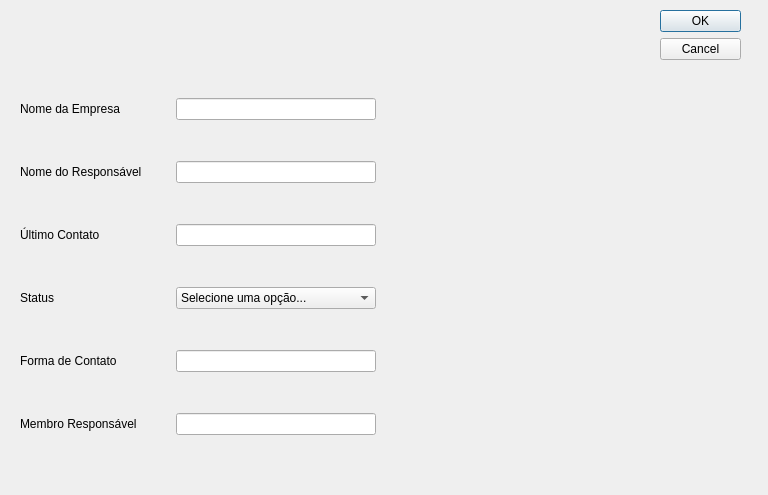
<?xml version="1.0" encoding="UTF-8"?>
<ui version="4.0">
 <class>create_lead</class>
 <widget class="QDialog" name="create_lead">
  <property name="geometry">
   <rect>
    <x>0</x>
    <y>0</y>
    <width>768</width>
    <height>495</height>
   </rect>
  </property>
  <property name="windowTitle">
   <string>Dialog</string>
  </property>
  <widget class="QDialogButtonBox" name="buttonBox">
   <property name="geometry">
    <rect>
     <x>660</x>
     <y>10</y>
     <width>81</width>
     <height>241</height>
    </rect>
   </property>
   <property name="orientation">
    <enum>Qt::Vertical</enum>
   </property>
   <property name="standardButtons">
    <set>QDialogButtonBox::Cancel|QDialogButtonBox::Ok</set>
   </property>
  </widget>
  <widget class="QWidget" name="">
   <property name="geometry">
    <rect>
     <x>20</x>
     <y>63</y>
     <width>684</width>
     <height>411</height>
    </rect>
   </property>
   <layout class="QVBoxLayout" name="verticalLayout">
    <item>
     <layout class="QHBoxLayout" name="horizontalLayout">
      <item>
       <widget class="QLabel" name="label">
        <property name="minimumSize">
         <size>
          <width>150</width>
          <height>0</height>
         </size>
        </property>
        <property name="text">
         <string>Nome da Empresa</string>
        </property>
       </widget>
      </item>
      <item>
       <widget class="QLineEdit" name="lineEdit">
        <property name="minimumSize">
         <size>
          <width>200</width>
          <height>0</height>
         </size>
        </property>
        <property name="maximumSize">
         <size>
          <width>200</width>
          <height>16777215</height>
         </size>
        </property>
       </widget>
      </item>
      <item>
       <spacer name="horizontalSpacer_5">
        <property name="orientation">
         <enum>Qt::Horizontal</enum>
        </property>
        <property name="sizeHint" stdset="0">
         <size>
          <width>40</width>
          <height>20</height>
         </size>
        </property>
       </spacer>
      </item>
     </layout>
    </item>
    <item>
     <layout class="QHBoxLayout" name="horizontalLayout_2">
      <item>
       <widget class="QLabel" name="label_2">
        <property name="minimumSize">
         <size>
          <width>150</width>
          <height>0</height>
         </size>
        </property>
        <property name="text">
         <string>Nome do Responsável</string>
        </property>
       </widget>
      </item>
      <item>
       <widget class="QLineEdit" name="lineEdit_2">
        <property name="minimumSize">
         <size>
          <width>200</width>
          <height>0</height>
         </size>
        </property>
        <property name="maximumSize">
         <size>
          <width>200</width>
          <height>16777215</height>
         </size>
        </property>
       </widget>
      </item>
      <item>
       <spacer name="horizontalSpacer_3">
        <property name="orientation">
         <enum>Qt::Horizontal</enum>
        </property>
        <property name="sizeHint" stdset="0">
         <size>
          <width>40</width>
          <height>20</height>
         </size>
        </property>
       </spacer>
      </item>
     </layout>
    </item>
    <item>
     <layout class="QHBoxLayout" name="horizontalLayout_6">
      <item>
       <widget class="QLabel" name="label_6">
        <property name="minimumSize">
         <size>
          <width>150</width>
          <height>0</height>
         </size>
        </property>
        <property name="text">
         <string>Último Contato</string>
        </property>
       </widget>
      </item>
      <item>
       <widget class="QLineEdit" name="lineEdit_3">
        <property name="maximumSize">
         <size>
          <width>200</width>
          <height>16777215</height>
         </size>
        </property>
       </widget>
      </item>
      <item>
       <spacer name="horizontalSpacer_4">
        <property name="orientation">
         <enum>Qt::Horizontal</enum>
        </property>
        <property name="sizeHint" stdset="0">
         <size>
          <width>40</width>
          <height>20</height>
         </size>
        </property>
       </spacer>
      </item>
     </layout>
    </item>
    <item>
     <layout class="QHBoxLayout" name="horizontalLayout_3">
      <item>
       <widget class="QLabel" name="label_3">
        <property name="minimumSize">
         <size>
          <width>150</width>
          <height>0</height>
         </size>
        </property>
        <property name="text">
         <string>Status</string>
        </property>
       </widget>
      </item>
      <item>
       <widget class="QComboBox" name="comboBox">
        <property name="minimumSize">
         <size>
          <width>200</width>
          <height>0</height>
         </size>
        </property>
        <item>
         <property name="text">
          <string>Selecione uma opção...</string>
         </property>
        </item>
        <item>
         <property name="text">
          <string>A Prospectar</string>
         </property>
        </item>
        <item>
         <property name="text">
          <string>Diagnóstico</string>
         </property>
        </item>
        <item>
         <property name="text">
          <string>Proposta</string>
         </property>
        </item>
        <item>
         <property name="text">
          <string>Negociação</string>
         </property>
        </item>
        <item>
         <property name="text">
          <string>Fechado</string>
         </property>
        </item>
        <item>
         <property name="text">
          <string>Perdido</string>
         </property>
        </item>
       </widget>
      </item>
      <item>
       <spacer name="horizontalSpacer">
        <property name="orientation">
         <enum>Qt::Horizontal</enum>
        </property>
        <property name="sizeHint" stdset="0">
         <size>
          <width>40</width>
          <height>20</height>
         </size>
        </property>
       </spacer>
      </item>
     </layout>
    </item>
    <item>
     <layout class="QHBoxLayout" name="horizontalLayout_4">
      <item>
       <widget class="QLabel" name="label_4">
        <property name="minimumSize">
         <size>
          <width>150</width>
          <height>0</height>
         </size>
        </property>
        <property name="text">
         <string>Forma de Contato</string>
        </property>
       </widget>
      </item>
      <item>
       <widget class="QLineEdit" name="lineEdit_4">
        <property name="minimumSize">
         <size>
          <width>200</width>
          <height>0</height>
         </size>
        </property>
        <property name="maximumSize">
         <size>
          <width>200</width>
          <height>16777215</height>
         </size>
        </property>
       </widget>
      </item>
      <item>
       <spacer name="horizontalSpacer_2">
        <property name="orientation">
         <enum>Qt::Horizontal</enum>
        </property>
        <property name="sizeHint" stdset="0">
         <size>
          <width>40</width>
          <height>20</height>
         </size>
        </property>
       </spacer>
      </item>
     </layout>
    </item>
    <item>
     <layout class="QHBoxLayout" name="horizontalLayout_5">
      <item>
       <widget class="QLabel" name="label_5">
        <property name="minimumSize">
         <size>
          <width>150</width>
          <height>0</height>
         </size>
        </property>
        <property name="text">
         <string>Membro Responsável</string>
        </property>
       </widget>
      </item>
      <item>
       <widget class="QLineEdit" name="lineEdit_5">
        <property name="minimumSize">
         <size>
          <width>200</width>
          <height>0</height>
         </size>
        </property>
        <property name="maximumSize">
         <size>
          <width>200</width>
          <height>16777215</height>
         </size>
        </property>
       </widget>
      </item>
      <item>
       <spacer name="horizontalSpacer_6">
        <property name="orientation">
         <enum>Qt::Horizontal</enum>
        </property>
        <property name="sizeHint" stdset="0">
         <size>
          <width>40</width>
          <height>20</height>
         </size>
        </property>
       </spacer>
      </item>
     </layout>
    </item>
   </layout>
  </widget>
 </widget>
 <resources/>
 <connections>
  <connection>
   <sender>buttonBox</sender>
   <signal>accepted()</signal>
   <receiver>create_lead</receiver>
   <slot>accept()</slot>
   <hints>
    <hint type="sourcelabel">
     <x>248</x>
     <y>254</y>
    </hint>
    <hint type="destinationlabel">
     <x>157</x>
     <y>274</y>
    </hint>
   </hints>
  </connection>
  <connection>
   <sender>buttonBox</sender>
   <signal>rejected()</signal>
   <receiver>create_lead</receiver>
   <slot>reject()</slot>
   <hints>
    <hint type="sourcelabel">
     <x>316</x>
     <y>260</y>
    </hint>
    <hint type="destinationlabel">
     <x>286</x>
     <y>274</y>
    </hint>
   </hints>
  </connection>
 </connections>
</ui>
